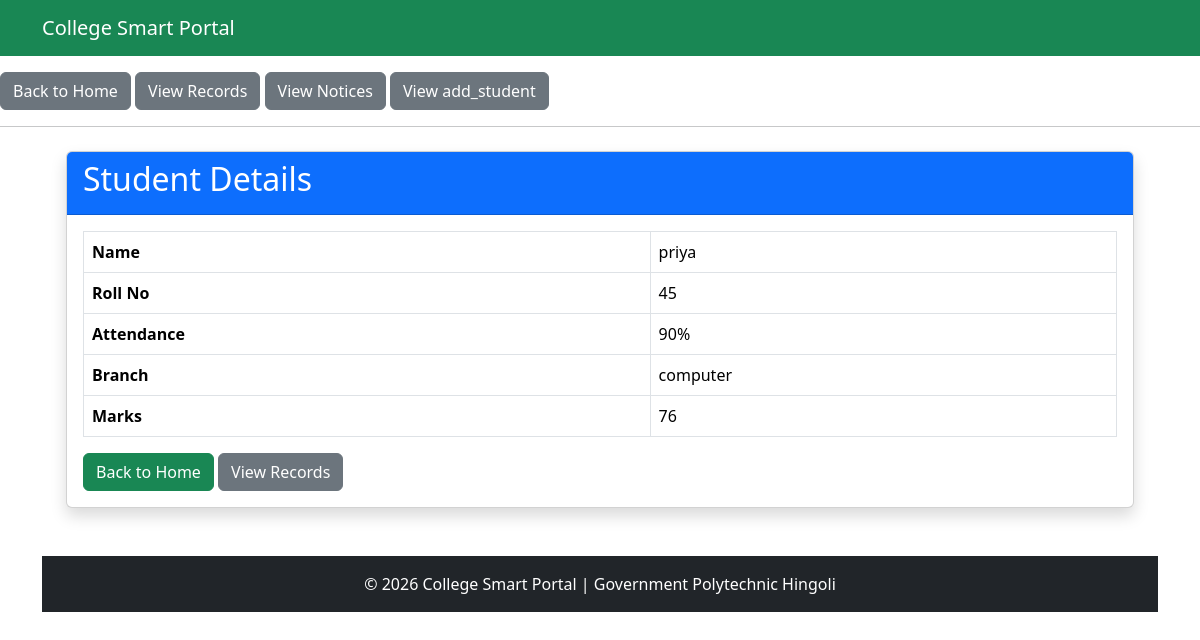
/students/2, run on the app's committed database.
### tables this page shows
CREATE TABLE students (
                    id INTEGER PRIMARY KEY AUTOINCREMENT,
                    name TEXT NOT NULL,
                    roll_no INTEGER NOT NULL,
                    marks INTEGER NOT NULL,
                    branch TEXT NOT NULL,
                    attendance INTEGER DEFAULT 0
                 );

### project Flask.py (the view)
@app.route("/students/<int:id>")
def student_detail(id):
    conn = get_db()
    student = conn.execute(
        "SELECT * FROM students WHERE id=?",  (id,) ).fetchone()
    print(student)
    conn.close()
    if student is None:
        flash("Student not found", "danger")
        return redirect(url_for("records"))
    return render_template( "detail.html", student=student  )

### database.py (called while the page is built)
def get_db():
    conn = sqlite3.connect("college.db")
    return conn

### templates/detail.html
{% extends "base.html" %}
{% block content %}
<div class="container mt-4">
    <div class="card shadow">
        <div class="card-header bg-primary text-white">
            <h2>Student Details</h2>
        </div>
        <div class="card-body">
            <table class="table table-bordered">
                <tr>
                    <th>Name</th>
                    <td>{{ student[1] }}</td>
                </tr>
                <tr>
                    <th>Roll No</th>
                    <td>{{ student[2] }}</td>
                </tr>
                <tr>
                    <th>Attendance</th>
                    <td>{{ student[5] }}%</td>
                </tr>
                <tr>
                    <th>Branch</th>
                    <td>{{ student[4] }}</td>
                </tr>
                <tr>
                    <th>Marks</th>
                    <td>{{ student[3] }}</td>
                </tr>
            </table>
            <a href="{{ url_for('home') }}" class="btn btn-success">
                Back to Home
            </a>
            <a href="{{ url_for('records') }}" class="btn btn-secondary">
                View Records
            </a>
        </div>
    </div>
</div>
{% endblock %}

### data on the page
students: name "priya", roll_no "45", attendance "90", branch "computer", marks "76"
